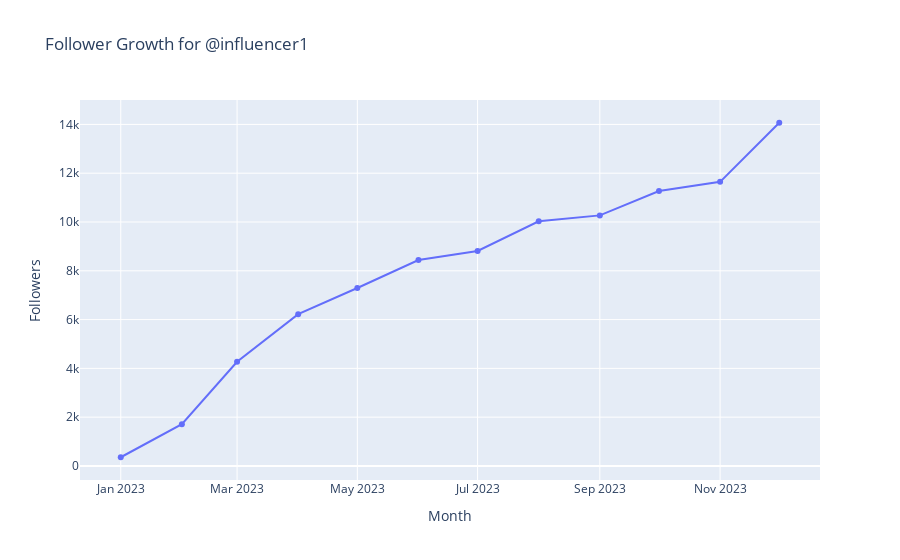

Write notebook code for a chart like this one.
### Markdown cell above
Plot: Follower Growth

### Code cell
fig3 = px.line(
    follower_df,
    x='Month',
    y='Followers',
    title=f'Follower Growth for {handle}',
    markers=True
)
fig3.show()

### Figure 1 — Plotly figure (JSON) as saved in the notebook; plotly's stock layout.template omitted (floating-point values rounded to 4 significant figures)
{"data": [{"hovertemplate": "Month=%{x}<br>Followers=%{y}<extra></extra>", "legendgroup": "", "line": {"color": "#636efa", "dash": "solid"}, "marker": {"symbol": "circle"}, "mode": "lines+markers", "name": "", "orientation": "v", "showlegend": false, "type": "scatter", "x": ["2023-01-01T00:00:00.000000000", "2023-02-01T00:00:00.000000000", "2023-03-01T00:00:00.000000000", "2023-04-01T00:00:00.000000000", "2023-05-01T00:00:00.000000000", "2023-06-01T00:00:00.000000000", "2023-07-01T00:00:00.000000000", "2023-08-01T00:00:00.000000000", "2023-09-01T00:00:00.000000000", "2023-10-01T00:00:00.000000000", "2023-11-01T00:00:00.000000000", "2023-12-01T00:00:00.000000000"], "xaxis": "x", "y": [357, 1714, 4270, 6221, 7295, 8442, 8812, 10030, 10271, 11272, 11645, 14068], "yaxis": "y"}], "layout": {"legend": {"tracegroupgap": 0}, "title": {"text": "Follower Growth for @influencer1"}, "xaxis": {"anchor": "y", "domain": [0, 1], "title": {"text": "Month"}}, "yaxis": {"anchor": "x", "domain": [0, 1], "title": {"text": "Followers"}}}}
